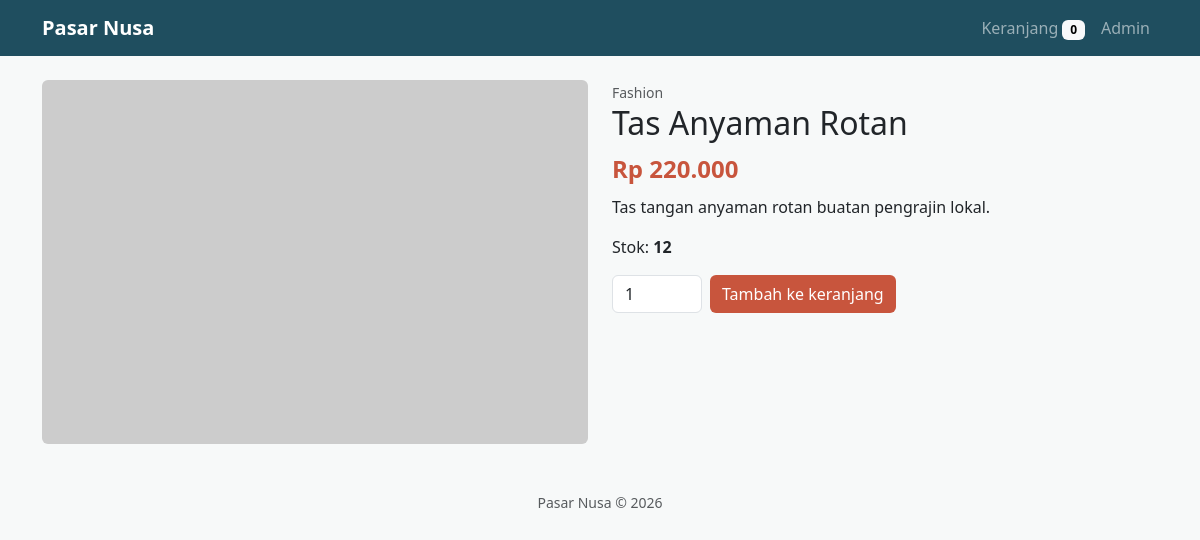
/product.php?id=2, run on the app's committed database.
### tables this page shows
CREATE TABLE products (
  id INT AUTO_INCREMENT PRIMARY KEY,
  category_id INT NOT NULL,
  name VARCHAR(150) NOT NULL,
  description TEXT,
  price DECIMAL(12,2) NOT NULL,
  stock INT NOT NULL DEFAULT 0,
  image_url VARCHAR(255),
  created_at TIMESTAMP DEFAULT CURRENT_TIMESTAMP,
  FOREIGN KEY (category_id) REFERENCES categories(id)
);

CREATE TABLE categories (
  id INT AUTO_INCREMENT PRIMARY KEY,
  name VARCHAR(80) NOT NULL UNIQUE
);

### includes/db.php (called while the page is built, shortened)
<?php
function e($s) { return htmlspecialchars((string)$s, ENT_QUOTES, 'UTF-8'); }
function rp($n) { return 'Rp ' . number_format((float)$n, 0, ',', '.'); }

### product.php (the view, shortened to what this page needs)
<?php require 'includes/db.php';
$st = $db->prepare("SELECT p.*, c.name AS cat FROM products p JOIN categories c ON c.id=p.category_id WHERE p.id=?");
$id = (int)($_GET['id'] ?? 0); $st->bind_param('i', $id); $st->execute();
$p = $st->get_result()->fetch_assoc();
$title = $p['name']; include 'includes/header.php'; ?>
<div class="row g-4"><div class="col-md-6"><img class="img-fluid rounded" src="<?= e($p['image_url'] ?: 'https://picsum.photos/seed/x/600/400') ?>" alt=""></div>
<div class="col-md-6"><small class="text-muted"><?= e($p['cat']) ?></small><h2><?= e($p['name']) ?></h2>
<div class="price fs-4 mb-2"><?= rp($p['price']) ?></div>
<p><?= nl2br(e($p['description'])) ?></p><p>Stok: <strong><?= (int)$p['stock'] ?></strong></p>
<?php if ($p['stock'] > 0): ?>
<form method="post" action="cart.php" class="d-flex gap-2"><input type="hidden" name="action" value="add"><input type="hidden" name="id" value="<?= $p['id'] ?>">
<input type="number" name="qty" value="1" min="1" max="<?= (int)$p['stock'] ?>" class="form-control" style="width:90px">
<button class="btn btn-brand">Tambah ke keranjang</button></form>
<?php else: ?><div class="alert alert-warning">Stok habis.</div><?php endif; ?></div></div>
<?php include 'includes/footer.php'; ?>

### assets/style.css (style rules this page uses)
.btn-brand { background:#c8553d;color:#fff;border:0 }
.price { color:#c8553d;font-weight:700 }
body { background:#f7f9f9 }

### data on the page
products: category.name "Fashion", name "Tas Anyaman Rotan", price "Rp 220.000", description "Tas tangan anyaman rotan buatan pengrajin lokal.", stock "12"

### other printed values
cart_count() "0"
